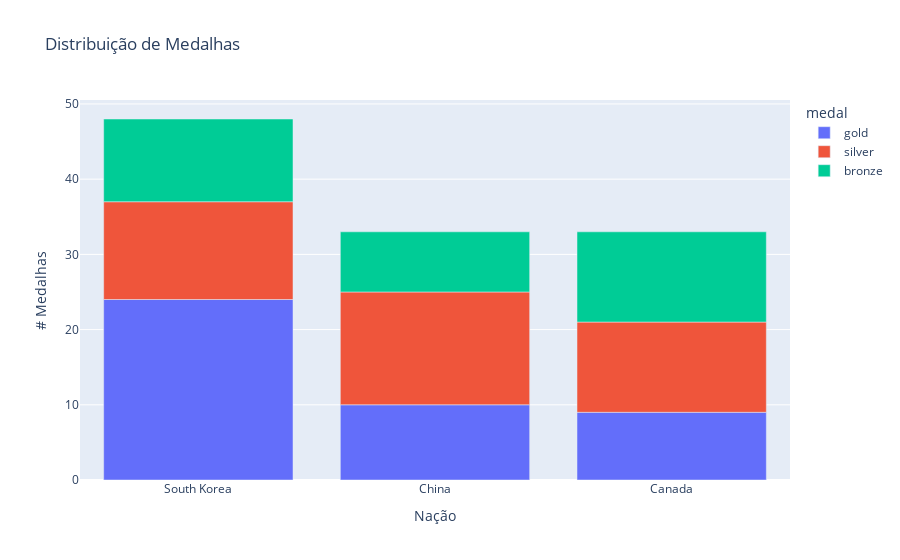

Notebook code cell kept with this figure:
### Code cell
long_df = px.data.medals_long()
figure = px.bar(long_df, x="nation", y="count", labels={"count": "# Medalhas", "nation":"Nação"},
                color="medal", title="Distribuição de Medalhas")
figure.show()

### Figure 1 — Plotly figure (JSON) as saved in the notebook; plotly's stock layout.template omitted (floating-point values rounded to 4 significant figures)
{"data": [{"alignmentgroup": "True", "hovertemplate": "medal=gold<br>Nação=%{x}<br># Medalhas=%{y}<extra></extra>", "legendgroup": "gold", "marker": {"color": "#636efa", "pattern": {"shape": ""}}, "name": "gold", "offsetgroup": "gold", "orientation": "v", "showlegend": true, "textposition": "auto", "type": "bar", "x": ["South Korea", "China", "Canada"], "xaxis": "x", "y": [24, 10, 9], "yaxis": "y"}, {"alignmentgroup": "True", "hovertemplate": "medal=silver<br>Nação=%{x}<br># Medalhas=%{y}<extra></extra>", "legendgroup": "silver", "marker": {"color": "#EF553B", "pattern": {"shape": ""}}, "name": "silver", "offsetgroup": "silver", "orientation": "v", "showlegend": true, "textposition": "auto", "type": "bar", "x": ["South Korea", "China", "Canada"], "xaxis": "x", "y": [13, 15, 12], "yaxis": "y"}, {"alignmentgroup": "True", "hovertemplate": "medal=bronze<br>Nação=%{x}<br># Medalhas=%{y}<extra></extra>", "legendgroup": "bronze", "marker": {"color": "#00cc96", "pattern": {"shape": ""}}, "name": "bronze", "offsetgroup": "bronze", "orientation": "v", "showlegend": true, "textposition": "auto", "type": "bar", "x": ["South Korea", "China", "Canada"], "xaxis": "x", "y": [11, 8, 12], "yaxis": "y"}], "layout": {"barmode": "relative", "legend": {"title": {"text": "medal"}, "tracegroupgap": 0}, "title": {"text": "Distribuição de Medalhas"}, "xaxis": {"anchor": "y", "domain": [0, 1], "title": {"text": "Nação"}}, "yaxis": {"anchor": "x", "domain": [0, 1], "title": {"text": "# Medalhas"}}}}
